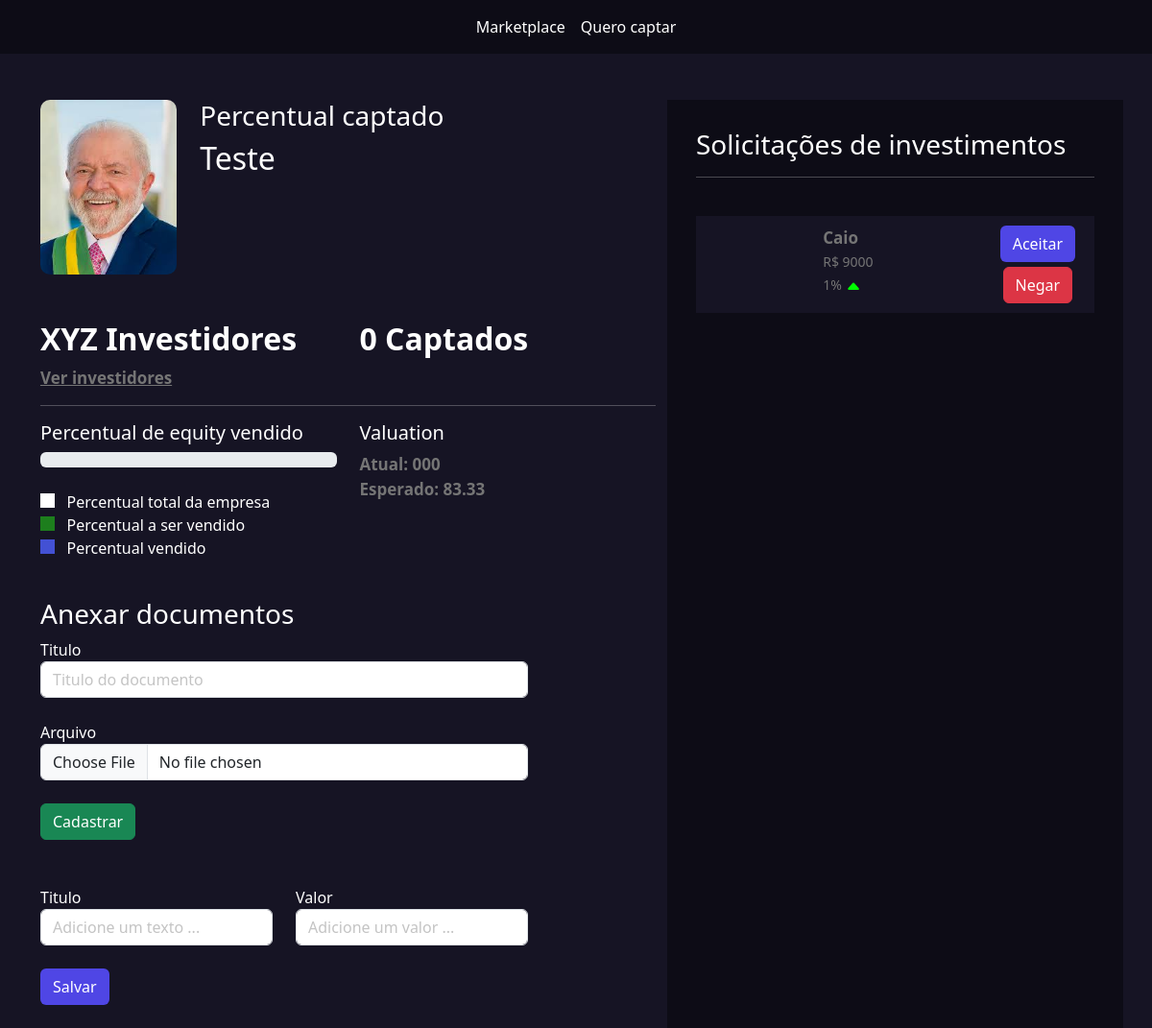
Before: /empresarios/empresa/1/ with the older database file.
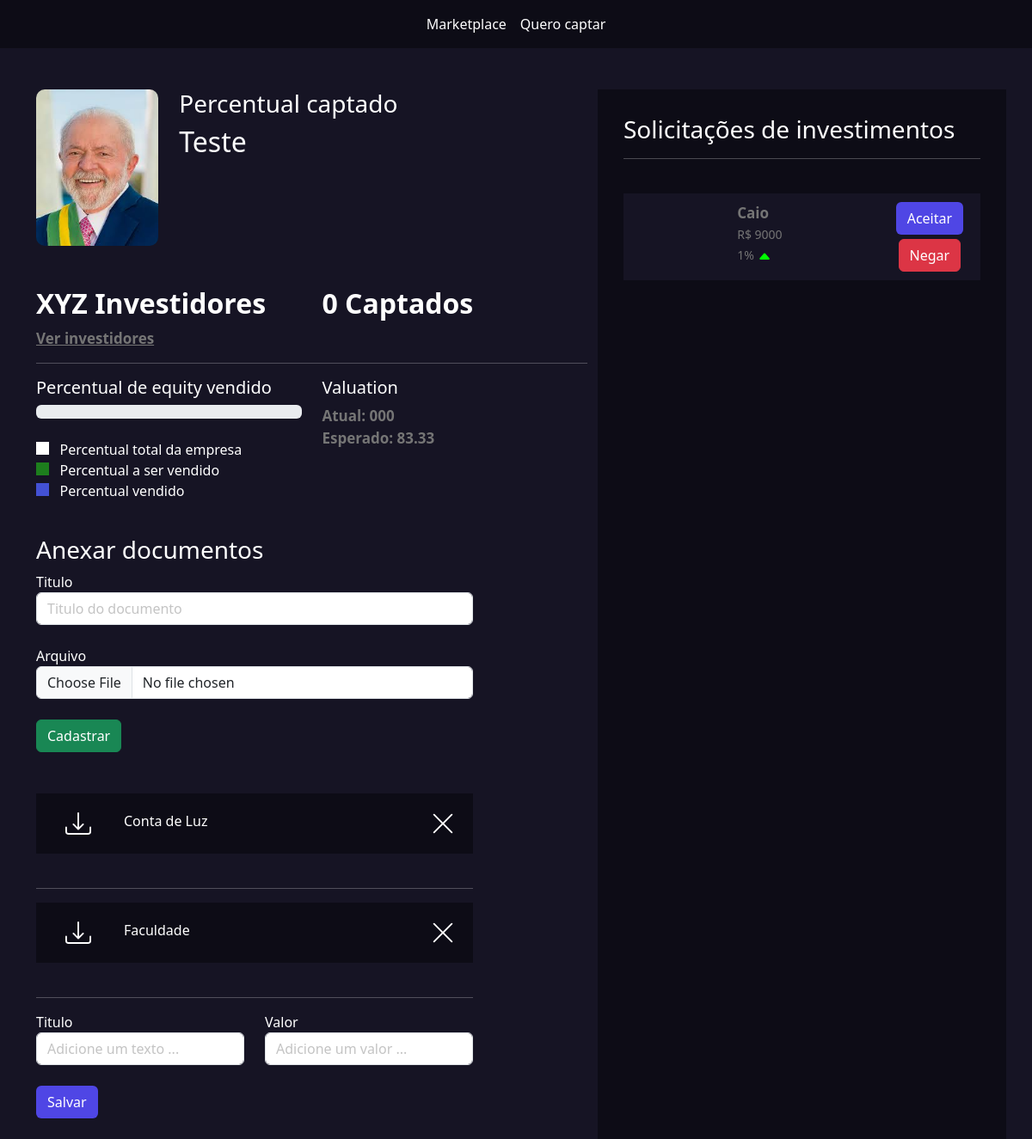
After: the same page with the newer database file.
### empresarios/models.py (models this page shows, shortened)
class Empresas(models.Model):
    tempo_existencia_choices = (
    ('-6', 'Menos de 6 meses'),
    ('+6', 'Mais de 6 meses'),
    ('+1', 'Mais de 1 ano'),
    ('+5', 'Mais de 5 anos')
    )
    estagio_choices = (
    ('I', 'Tenho apenas uma idea'),
    ('MVP', 'Possuo um MVP'),
    ('MVPP', 'Possuo um MVP com clientes pagantes'),
    ('E', 'Empresa pronta para escalar'),
    )
    area_choices = (
    ('ED', 'Ed-tech'),
    ('FT', 'Fintech'),
    ('AT', 'Agrotech'),
    )
    user = models.ForeignKey(User, on_delete=models.DO_NOTHING)
    nome = models.CharField(max_length=50)
    cnpj = models.CharField(max_length=30)
    site = models.URLField()
    tempo_existencia = models.CharField(max_length=2, choices=tempo_existencia_choices, default='-6')
    descricao = models.TextField()
    data_final_captacao = models.DateField()
    percentual_equity = models.IntegerField() # Percentual esperado
    estagio = models.CharField(max_length=4, choices=estagio_choices, default='I')
    area = models.CharField(max_length=3, choices=area_choices)
    publico_alvo = models.CharField(max_length=3)
    valor = models.DecimalField(max_digits=9, decimal_places=2) # Valor total a ser vendido
    pitch = models.FileField(upload_to='pitchs')
    logo = models.FileField(upload_to='logo')
    @property
    def valuation(self):
       soma = (100 * self.valor) / self.percentual_equity
       return f'{soma:.2f}'

class Documento(models.Model):
    empresa = models.ForeignKey(Empresas, on_delete=models.DO_NOTHING)
    titulo = models.CharField(max_length=30)
    arquivo = models.FileField(upload_to='documentos')

### empresarios/views.py (the view)
# urls.py: path('empresa/<int:id>/', views.empresa, name='empresa'),
def empresa(request, id):
    if request.method == "GET":
        empresa = Empresas.objects.get(id=id)
        documentos = Documento.objects.filter(empresa=empresa)
        metricas = Metricas.objects.filter(empresa=empresa)
        return render(request, 'empresa.html', {'empresa':empresa, 'documentos':documentos, 'metricas':metricas})

### empresarios/templates/empresa.html (shortened to what this page needs)
{% extends "base.html" %}
{% load static %}
{% block 'head' %}
<link rel="stylesheet" href="{% static 'empresarios/css/listar_empresas.css' %}">
<link rel="stylesheet" href="{% static 'empresarios/css/empresa.css' %}">
<link rel="stylesheet" href="{% static 'usuarios/css/usuarios.css' %}">
{% endblock 'head' %}
{% block 'body' %}
    {% include "partials/barra_navegacao.html" %}
    <br><br>
    <div class="container">
        <div class="row">
            <div class="col-md-7">
                <div class="row">
                    <div class="col-md-3">
                        <img src="{{empresa.logo.url}}" class="foto-empresa" alt="">
                    </div>
                    <div class="col-md">
                        <h3>Percentual captado</h3>
                        <h2>{{empresa.nome}}</h2>
                    </div>
                </div>
                <br><br>
                <div class="row">
                    <div class="col-md">
                        <h2 class="titulo2">XYZ Investidores</h2>
                        <a href="#" class="sub-fonte">Ver investidores</a>
                    </div>
                    <div class="col-md">
                        <h2 class="titulo2">0 Captados</h2>
                    </div>
                </div>
                <hr>
                <div class="row">
                    <div class="col-md">
                        <h5>Percentual de equity vendido</h5>
                        <div class="progress">
                        </div>
                        <br>
                        <label class="point-white"></label><span>&nbsp&nbsp Percentual total da empresa</span>
                        <br>
                        <label class="point-green"></label><span>&nbsp&nbsp Percentual a ser vendido</span>
                        <br>
                        <label class="point-blue"></label><span>&nbsp&nbsp Percentual vendido</span>
                    </div>
                    <div class="col-md">
                        <h5>Valuation</h5>
                        <span class="sub-fonte">Atual: 000</span>
                        <br>
                        <span class="sub-fonte">Esperado: {{empresa.valuation}}</span>
                    </div>
                    <div class="documentos">
                        <h3>Anexar documentos</h3>
                        <form action="{% url 'add_doc' empresa.id  %}" method="POST" enctype='multipart/form-data'>{% csrf_token %}
                            <label>Titulo</label>
                            <input type="text" name="titulo" class="form-control" placeholder="Titulo do documento">
                            <br>
                            <label>Arquivo</label>
                            <input type="file" name="arquivo" class="form-control">
                            <br>
                            <input type="submit" class="btn btn-success" value="Cadastrar">
                        </form>
                        <br><br>
                        {% for documento in documentos %}
                            <div class="list_documentos">
                                <div class="row">
                                    <div class="col-md-2" style="text-align: center">
                                        <a href="{{documento.arquivo.url}}"  target="_blank">
                                        </a>
                                    </div>
                                    <div class="col-md-6">{{documento.titulo}}</div>
                                    <div class="col-md-4" style="text-align: right;">
                                        <a href="{% url 'delete_doc' documento.id %}">
                                        </a>
                                    </div>
                                </div>
                            </div>
                        <br>
                        <hr>
                        {% endfor %}
                        <div class="row">
                            <div class="col-md">
                                <form action="{% url 'add_metrica' empresa.id  %}" method="POST">{% csrf_token %}
                                <label>Titulo</label>
                                <input type="text" class="form-control" name="titulo" placeholder="Adicione um texto ...">
                            </div>
                            <div class="col-md">
                                <label>Valor</label>
                                <input type="text" class="form-control" name="valor" placeholder="Adicione um valor ...">
                            </div>
                        </div>
                        <br>
                        <input type="submit" value="Salvar" class="btn btn-indigo-normal">
                        <br><br>
                    </div>
                </div>
            </div>
            <div class="col-md-5 dark-color intereses-investimentos">
                <h3>Solicitações de investimentos</h3>
                <hr>
                <br>
                    <div class="bg-color-dark card-investimento">
                        <div class="row">
                            <div class="col-md">
                            </div>
                            <div class="col-md-5" style="text-align: left">
                                <span class="sub-fonte">Caio</span>
                                <br>
                                <span class="sub-fonte2">R$ 9000</span>
                                <br>
                                <span class="sub-fonte2">1%
                                    <svg xmlns="http://www.w3.org/2000/svg" width="16" height="16" fill="currentColor" class="bi bi-caret-up-fill" style="color: #00ff00;" viewBox="0 0 16 16">
                                        <path d="m7.247 4.86-4.796 5.481c-.566.647-.106 1.659.753 1.659h9.592a1 1 0 0 0 .753-1.659l-4.796-5.48a1 1 0 0 0-1.506 0z"/>
                                    </svg>
                                </span>
                            </div>
                            <div class="col-md">
                                <a href="#" class="btn btn-indigo-normal">Aceitar</a>
                                <br>
                                <a href="#" style="margin-top: 5px;" class="btn btn-danger">Negar</a>
                            </div>
                        </div>
                    </div>
                    <br>
            </div>
        </div>
    </div>
{% endblock 'body' %}

### templates/base.html (shortened to what this page needs)
<!doctype html>
{% load static %}
<html lang="en">
<head>
<link rel="stylesheet" href="{% static 'geral/css/base.css' %}">
<link href="https://cdn.jsdelivr.net/npm/bootstrap@5.3.3/dist/css/bootstrap.min.css" rel="stylesheet">{% block 'head' %}{% endblock 'head' %}
</head>
<body>
{% block 'body' %}{% endblock 'body' %}
</body>
</html>

### templates/partials/barra_navegacao.html
<nav class="navbar navbar-expand-lg navbar-dark dark-color">
    <div class="container-fluid">
    <div class="collapse navbar-collapse justify-content-center" id="navbarNav">
    <ul class="navbar-nav">
    <li class="nav-item">
    <a class="nav-link active" aria-current="page" href="">Marketplace</a>
    </li>
    <li class="nav-item">
    <a class="nav-link active" href="{% url 'cadastrar_empresa' %}">Quero captar</a>
    </li>
    </ul>
    </div>
    </div>
    </nav>

### static/geral/css/base.css (style rules this page uses)
:root { --main-color: #161424; --dark-color: #0D0C16; --contrast-color: #4F46E5; }
body { color: white !important; background-color: var(--main-color) !important; }
.bg-color-dark { background-color: var(--main-color); }
.dark-color { background-color: var(--dark-color); color: white !important; }

### static/empresarios/css/empresa.css (style rules this page uses)
.intereses-investimentos { min-height: 80vh; padding: 30px }
.card-investimento { padding: 10px; text-align: center; vertical-align: middle; }
.foto-empresa { width: 100%; border-radius: 10px; }
.sub-fonte { color:rgb(117, 117, 117); font-size: 17px; font-weight: bold; }
.sub-fonte2 { color:rgb(117, 117, 117); font-size: 14px; }
.titulo2 { font-weight: bold; }
.point-white { width: 15px; height: 15px; background-color: white; }
.point-green { width: 15px; height: 15px; background-color: #1d7e1d; }
.point-blue { width: 15px; height: 15px; background-color: #4351d4; }
.documentos { width: 80%; margin-top: 40px; }
.list_documentos { background-color: var(--dark-color); padding: 20px; }

### static/usuarios/css/usuarios.css (style rules this page uses)
.btn-indigo-normal { background-color: var(--contrast-color); color: white; }

Changed rows visible on the page:
added Documento: titulo "Conta de Luz"
added Documento: titulo "Faculdade"
